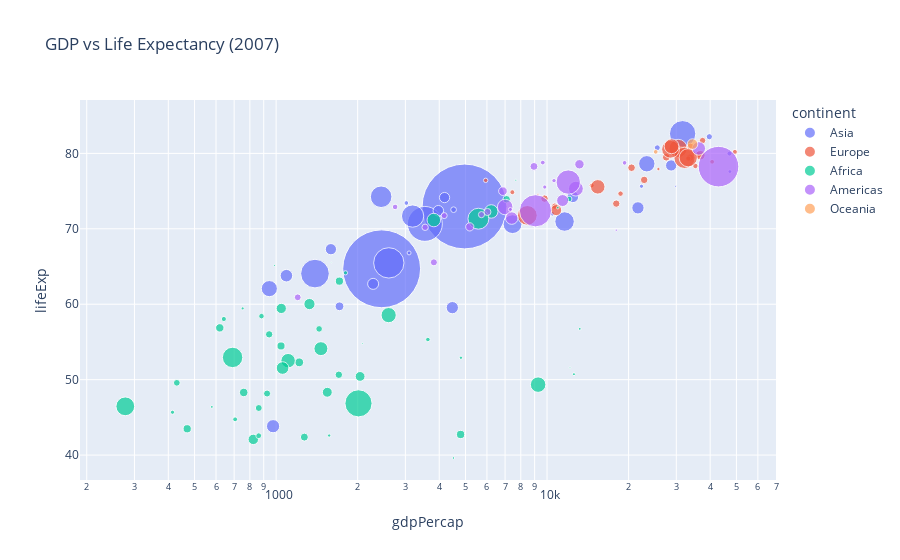

Source (notebook cell):
### Code cell
df = px.data.gapminder().query("year==2007")
fig = px.scatter(df, x="gdpPercap", y="lifeExp", size="pop", color="continent",
                 hover_name="country", log_x=True, size_max=60, title="GDP vs Life Expectancy (2007)")
fig.show()

### Figure 1 — Plotly figure (JSON) as saved in the notebook; plotly's stock layout.template omitted (floating-point values rounded to 4 significant figures)
{"data": [{"hovertemplate": "<b>%{hovertext}</b><br><br>continent=Asia<br>gdpPercap=%{x}<br>lifeExp=%{y}<br>pop=%{marker.size}<extra></extra>", "hovertext": ["Afghanistan", "Bahrain", "Bangladesh", "Cambodia", "China", "Hong Kong, China", "India", "Indonesia", "Iran", "Iraq", "Israel", "Japan", "Jordan", "Korea, Dem. Rep.", "Korea, Rep.", "Kuwait", "Lebanon", "Malaysia", "Mongolia", "Myanmar", "Nepal", "Oman", "Pakistan", "Philippines", "Saudi Arabia", "Singapore", "Sri Lanka", "Syria", "Taiwan", "Thailand", "Vietnam", "West Bank and Gaza", "Yemen, Rep."], "legendgroup": "Asia", "marker": {"color": "#636efa", "size": [31889923, 708573, 150448339, 14131858, 1318683096, 6980412, 1110396331, 223547000, 69453570, 27499638, 6426679, 127467972, 6053193, 23301725, 49044790, 2505559, 3921278, 24821286, 2874127, 47761980, 28901790, 3204897, 169270617, 91077287, 27601038, 4553009, 20378239, 19314747, 23174294, 65068149, 85262356, 4018332, 22211743], "sizemode": "area", "sizeref": 366300.0, "symbol": "circle"}, "mode": "markers", "name": "Asia", "orientation": "v", "showlegend": true, "type": "scatter", "x": [974.6, 29800.0, 1391.0, 1714.0, 4959.0, 39720.0, 2452.0, 3541.0, 11610.0, 4471.0, 25520.0, 31660.0, 4519.0, 1593.0, 23350.0, 47310.0, 10460.0, 12450.0, 3096.0, 944.0, 1091.0, 22320.0, 2606.0, 3190.0, 21650.0, 47140.0, 3970.0, 4185.0, 28720.0, 7458.0, 2442.0, 3025.0, 2281.0], "xaxis": "x", "y": [43.83, 75.64, 64.06, 59.72, 72.96, 82.21, 64.7, 70.65, 70.96, 59.55, 80.75, 82.6, 72.53, 67.3, 78.62, 77.59, 71.99, 74.24, 66.8, 62.07, 63.78, 75.64, 65.48, 71.69, 72.78, 79.97, 72.4, 74.14, 78.4, 70.62, 74.25, 73.42, 62.7], "yaxis": "y"}, {"hovertemplate": "<b>%{hovertext}</b><br><br>continent=Europe<br>gdpPercap=%{x}<br>lifeExp=%{y}<br>pop=%{marker.size}<extra></extra>", "hovertext": ["Albania", "Austria", "Belgium", "Bosnia and Herzegovina", "Bulgaria", "Croatia", "Czech Republic", "Denmark", "Finland", "France", "Germany", "Greece", "Hungary", "Iceland", "Ireland", "Italy", "Montenegro", "Netherlands", "Norway", "Poland", "Portugal", "Romania", "Serbia", "Slovak Republic", "Slovenia", "Spain", "Sweden", "Switzerland", "Turkey", "United Kingdom"], "legendgroup": "Europe", "marker": {"color": "#EF553B", "size": [3600523, 8199783, 10392226, 4552198, 7322858, 4493312, 10228744, 5468120, 5238460, 61083916, 82400996, 10706290, 9956108, 301931, 4109086, 58147733, 684736, 16570613, 4627926, 38518241, 10642836, 22276056, 10150265, 5447502, 2009245, 40448191, 9031088, 7554661, 71158647, 60776238], "sizemode": "area", "sizeref": 366300.0, "symbol": "circle"}, "mode": "markers", "name": "Europe", "orientation": "v", "showlegend": true, "type": "scatter", "x": [5937.0, 36130.0, 33690.0, 7446.0, 10680.0, 14620.0, 22830.0, 35280.0, 33210.0, 30470.0, 32170.0, 27540.0, 18010.0, 36180.0, 40680.0, 28570.0, 9254.0, 36800.0, 49360.0, 15390.0, 20510.0, 10810.0, 9787.0, 18680.0, 25770.0, 28820.0, 33860.0, 37510.0, 8458.0, 33200.0], "xaxis": "x", "y": [76.42, 79.83, 79.44, 74.85, 73.0, 75.75, 76.49, 78.33, 79.31, 80.66, 79.41, 79.48, 73.34, 81.76, 78.89, 80.55, 74.54, 79.76, 80.2, 75.56, 78.1, 72.48, 74.0, 74.66, 77.93, 80.94, 80.88, 81.7, 71.78, 79.42], "yaxis": "y"}, {"hovertemplate": "<b>%{hovertext}</b><br><br>continent=Africa<br>gdpPercap=%{x}<br>lifeExp=%{y}<br>pop=%{marker.size}<extra></extra>", "hovertext": ["Algeria", "Angola", "Benin", "Botswana", "Burkina Faso", "Burundi", "Cameroon", "Central African Republic", "Chad", "Comoros", "Congo, Dem. Rep.", "Congo, Rep.", "Cote d'Ivoire", "Djibouti", "Egypt", "Equatorial Guinea", "Eritrea", "Ethiopia", "Gabon", "Gambia", "Ghana", "Guinea", "Guinea-Bissau", "Kenya", "Lesotho", "Liberia", "Libya", "Madagascar", "Malawi", "Mali", "Mauritania", "Mauritius", "Morocco", "Mozambique", "Namibia", "Niger", "Nigeria", "Reunion", "Rwanda", "Sao Tome and Principe", "Senegal", "Sierra Leone", "Somalia", "South Africa", "Sudan", "Swaziland", "Tanzania", "Togo", "Tunisia", "Uganda", "Zambia", "Zimbabwe"], "legendgroup": "Africa", "marker": {"color": "#00cc96", "size": [33333216, 12420476, 8078314, 1639131, 14326203, 8390505, 17696293, 4369038, 10238807, 710960, 64606759, 3800610, 18013409, 496374, 80264543, 551201, 4906585, 76511887, 1454867, 1688359, 22873338, 9947814, 1472041, 35610177, 2012649, 3193942, 6036914, 19167654, 13327079, 12031795, 3270065, 1250882, 33757175, 19951656, 2055080, 12894865, 135031164, 798094, 8860588, 199579, 12267493, 6144562, 9118773, 43997828, 42292929, 1133066, 38139640, 5701579, 10276158, 29170398, 11746035, 12311143], "sizemode": "area", "sizeref": 366300.0, "symbol": "circle"}, "mode": "markers", "name": "Africa", "orientation": "v", "showlegend": true, "type": "scatter", "x": [6223.0, 4797.0, 1441.0, 12570.0, 1217.0, 430.1, 2042.0, 706.0, 1704.0, 986.1, 277.6, 3633.0, 1545.0, 2082.0, 5581.0, 12150.0, 641.4, 690.8, 13210.0, 752.7, 1328.0, 942.7, 579.2, 1463.0, 1569.0, 414.5, 12060.0, 1045.0, 759.3, 1043.0, 1803.0, 10960.0, 3820.0, 823.7, 4811.0, 619.7, 2014.0, 7670.0, 863.1, 1598.0, 1712.0, 862.5, 926.1, 9270.0, 2602.0, 4513.0, 1107.0, 883.0, 7093.0, 1056.0, 1271.0, 469.7], "xaxis": "x", "y": [72.3, 42.73, 56.73, 50.73, 52.3, 49.58, 50.43, 44.74, 50.65, 65.15, 46.46, 55.32, 48.33, 54.79, 71.34, 51.58, 58.04, 52.95, 56.73, 59.45, 60.02, 56.01, 46.39, 54.11, 42.59, 45.68, 73.95, 59.44, 48.3, 54.47, 64.16, 72.8, 71.16, 42.08, 52.91, 56.87, 46.86, 76.44, 46.24, 65.53, 63.06, 42.57, 48.16, 49.34, 58.56, 39.61, 52.52, 58.42, 73.92, 51.54, 42.38, 43.49], "yaxis": "y"}, {"hovertemplate": "<b>%{hovertext}</b><br><br>continent=Americas<br>gdpPercap=%{x}<br>lifeExp=%{y}<br>pop=%{marker.size}<extra></extra>", "hovertext": ["Argentina", "Bolivia", "Brazil", "Canada", "Chile", "Colombia", "Costa Rica", "Cuba", "Dominican Republic", "Ecuador", "El Salvador", "Guatemala", "Haiti", "Honduras", "Jamaica", "Mexico", "Nicaragua", "Panama", "Paraguay", "Peru", "Puerto Rico", "Trinidad and Tobago", "United States", "Uruguay", "Venezuela"], "legendgroup": "Americas", "marker": {"color": "#ab63fa", "size": [40301927, 9119152, 190010647, 33390141, 16284741, 44227550, 4133884, 11416987, 9319622, 13755680, 6939688, 12572928, 8502814, 7483763, 2780132, 108700891, 5675356, 3242173, 6667147, 28674757, 3942491, 1056608, 301139947, 3447496, 26084662], "sizemode": "area", "sizeref": 366300.0, "symbol": "circle"}, "mode": "markers", "name": "Americas", "orientation": "v", "showlegend": true, "type": "scatter", "x": [12780.0, 3822.0, 9066.0, 36320.0, 13170.0, 7007.0, 9645.0, 8948.0, 6025.0, 6873.0, 5728.0, 5186.0, 1202.0, 3548.0, 7321.0, 11980.0, 2749.0, 9809.0, 4173.0, 7409.0, 19330.0, 18010.0, 42950.0, 10610.0, 11420.0], "xaxis": "x", "y": [75.32, 65.55, 72.39, 80.65, 78.55, 72.89, 78.78, 78.27, 72.23, 74.99, 71.88, 70.26, 60.92, 70.2, 72.57, 76.19, 72.9, 75.54, 71.75, 71.42, 78.75, 69.82, 78.24, 76.38, 73.75], "yaxis": "y"}, {"hovertemplate": "<b>%{hovertext}</b><br><br>continent=Oceania<br>gdpPercap=%{x}<br>lifeExp=%{y}<br>pop=%{marker.size}<extra></extra>", "hovertext": ["Australia", "New Zealand"], "legendgroup": "Oceania", "marker": {"color": "#FFA15A", "size": [20434176, 4115771], "sizemode": "area", "sizeref": 366300.0, "symbol": "circle"}, "mode": "markers", "name": "Oceania", "orientation": "v", "showlegend": true, "type": "scatter", "x": [34440.0, 25190.0], "xaxis": "x", "y": [81.23, 80.2], "yaxis": "y"}], "layout": {"legend": {"itemsizing": "constant", "title": {"text": "continent"}, "tracegroupgap": 0}, "title": {"text": "GDP vs Life Expectancy (2007)"}, "xaxis": {"anchor": "y", "domain": [0, 1], "title": {"text": "gdpPercap"}, "type": "log"}, "yaxis": {"anchor": "x", "domain": [0, 1], "title": {"text": "lifeExp"}}}}
